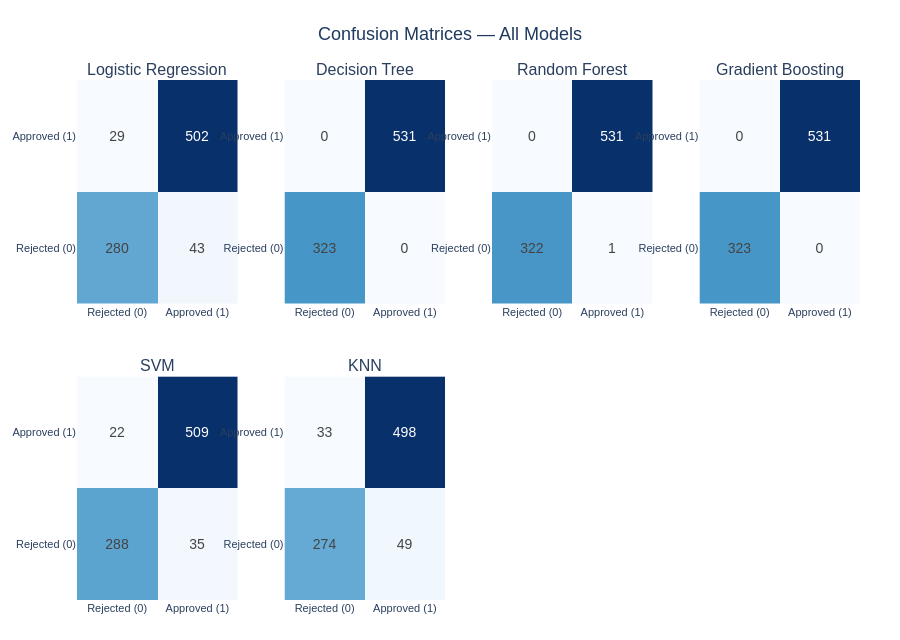

Write notebook code for a chart like this one.
### Markdown cell above
### Confusion Matrices

- **Top-left (TN):** Correctly predicted Rejected  
- **Top-right (FP):** Wrongly approved (should have been rejected)  
- **Bottom-left (FN):** Wrongly rejected (should have been approved)  
- **Bottom-right (TP):** Correctly predicted Approved

### Code cell
model_names = list(results.keys())
ncols       = min(4, len(model_names))
nrows       = -(-len(model_names) // ncols)
labels      = ["Rejected (0)", "Approved (1)"]

fig = make_subplots(
    rows              = nrows,
    cols              = ncols,
    subplot_titles    = model_names,
    vertical_spacing  = 0.14,
    horizontal_spacing= 0.06,
)

for i, name in enumerate(model_names):
    _, _, y_pred, _ = results[name]
    cm  = confusion_matrix(y_test, y_pred)
    row = i // ncols + 1
    col = i %  ncols + 1

    fig.add_trace(
        go.Heatmap(
            z            = cm,
            x            = labels,
            y            = labels,
            colorscale   = "Blues",
            showscale    = False,
            text         = cm,
            texttemplate = "%{text}",
            textfont     = dict(size=14),
        ),
        row=row, col=col,
    )

fig.update_layout(
    title    = dict(text="Confusion Matrices — All Models",
                    font=dict(size=18, color="#1E3A5F"), x=0.5, xanchor="center"),
    template = "plotly_white",
    height   = 320 * nrows,
    font     = dict(family="Arial, sans-serif", size=11),
    margin   = dict(t=80, b=40, l=60, r=40),
)
fig.update_xaxes(showgrid=False)
fig.update_yaxes(showgrid=False)
fig.show()

### Figure 1 — Plotly figure (JSON) as saved in the notebook; plotly's stock layout.template omitted (floating-point values rounded to 4 significant figures)
{"data": [{"colorscale": [[0, "rgb(247,251,255)"], [0.125, "rgb(222,235,247)"], [0.25, "rgb(198,219,239)"], [0.375, "rgb(158,202,225)"], [0.5, "rgb(107,174,214)"], [0.625, "rgb(66,146,198)"], [0.75, "rgb(33,113,181)"], [0.875, "rgb(8,81,156)"], [1, "rgb(8,48,107)"]], "showscale": false, "text": [[280, 43], [29, 502]], "textfont": {"size": 14}, "texttemplate": "%{text}", "type": "heatmap", "x": ["Rejected (0)", "Approved (1)"], "xaxis": "x", "y": ["Rejected (0)", "Approved (1)"], "yaxis": "y", "z": [[280, 43], [29, 502]]}, {"colorscale": [[0, "rgb(247,251,255)"], [0.125, "rgb(222,235,247)"], [0.25, "rgb(198,219,239)"], [0.375, "rgb(158,202,225)"], [0.5, "rgb(107,174,214)"], [0.625, "rgb(66,146,198)"], [0.75, "rgb(33,113,181)"], [0.875, "rgb(8,81,156)"], [1, "rgb(8,48,107)"]], "showscale": false, "text": [[323, 0], [0, 531]], "textfont": {"size": 14}, "texttemplate": "%{text}", "type": "heatmap", "x": ["Rejected (0)", "Approved (1)"], "xaxis": "x2", "y": ["Rejected (0)", "Approved (1)"], "yaxis": "y2", "z": [[323, 0], [0, 531]]}, {"colorscale": [[0, "rgb(247,251,255)"], [0.125, "rgb(222,235,247)"], [0.25, "rgb(198,219,239)"], [0.375, "rgb(158,202,225)"], [0.5, "rgb(107,174,214)"], [0.625, "rgb(66,146,198)"], [0.75, "rgb(33,113,181)"], [0.875, "rgb(8,81,156)"], [1, "rgb(8,48,107)"]], "showscale": false, "text": [[322, 1], [0, 531]], "textfont": {"size": 14}, "texttemplate": "%{text}", "type": "heatmap", "x": ["Rejected (0)", "Approved (1)"], "xaxis": "x3", "y": ["Rejected (0)", "Approved (1)"], "yaxis": "y3", "z": [[322, 1], [0, 531]]}, {"colorscale": [[0, "rgb(247,251,255)"], [0.125, "rgb(222,235,247)"], [0.25, "rgb(198,219,239)"], [0.375, "rgb(158,202,225)"], [0.5, "rgb(107,174,214)"], [0.625, "rgb(66,146,198)"], [0.75, "rgb(33,113,181)"], [0.875, "rgb(8,81,156)"], [1, "rgb(8,48,107)"]], "showscale": false, "text": [[323, 0], [0, 531]], "textfont": {"size": 14}, "texttemplate": "%{text}", "type": "heatmap", "x": ["Rejected (0)", "Approved (1)"], "xaxis": "x4", "y": ["Rejected (0)", "Approved (1)"], "yaxis": "y4", "z": [[323, 0], [0, 531]]}, {"colorscale": [[0, "rgb(247,251,255)"], [0.125, "rgb(222,235,247)"], [0.25, "rgb(198,219,239)"], [0.375, "rgb(158,202,225)"], [0.5, "rgb(107,174,214)"], [0.625, "rgb(66,146,198)"], [0.75, "rgb(33,113,181)"], [0.875, "rgb(8,81,156)"], [1, "rgb(8,48,107)"]], "showscale": false, "text": [[288, 35], [22, 509]], "textfont": {"size": 14}, "texttemplate": "%{text}", "type": "heatmap", "x": ["Rejected (0)", "Approved (1)"], "xaxis": "x5", "y": ["Rejected (0)", "Approved (1)"], "yaxis": "y5", "z": [[288, 35], [22, 509]]}, {"colorscale": [[0, "rgb(247,251,255)"], [0.125, "rgb(222,235,247)"], [0.25, "rgb(198,219,239)"], [0.375, "rgb(158,202,225)"], [0.5, "rgb(107,174,214)"], [0.625, "rgb(66,146,198)"], [0.75, "rgb(33,113,181)"], [0.875, "rgb(8,81,156)"], [1, "rgb(8,48,107)"]], "showscale": false, "text": [[274, 49], [33, 498]], "textfont": {"size": 14}, "texttemplate": "%{text}", "type": "heatmap", "x": ["Rejected (0)", "Approved (1)"], "xaxis": "x6", "y": ["Rejected (0)", "Approved (1)"], "yaxis": "y6", "z": [[274, 49], [33, 498]]}], "layout": {"annotations": [{"font": {"size": 16}, "showarrow": false, "text": "Logistic Regression", "x": 0.1025, "xanchor": "center", "xref": "paper", "y": 1, "yanchor": "bottom", "yref": "paper"}, {"font": {"size": 16}, "showarrow": false, "text": "Decision Tree", "x": 0.3675, "xanchor": "center", "xref": "paper", "y": 1, "yanchor": "bottom", "yref": "paper"}, {"font": {"size": 16}, "showarrow": false, "text": "Random Forest", "x": 0.6325, "xanchor": "center", "xref": "paper", "y": 1, "yanchor": "bottom", "yref": "paper"}, {"font": {"size": 16}, "showarrow": false, "text": "Gradient Boosting", "x": 0.8975, "xanchor": "center", "xref": "paper", "y": 1, "yanchor": "bottom", "yref": "paper"}, {"font": {"size": 16}, "showarrow": false, "text": "SVM", "x": 0.1025, "xanchor": "center", "xref": "paper", "y": 0.43, "yanchor": "bottom", "yref": "paper"}, {"font": {"size": 16}, "showarrow": false, "text": "KNN", "x": 0.3675, "xanchor": "center", "xref": "paper", "y": 0.43, "yanchor": "bottom", "yref": "paper"}], "font": {"family": "Arial, sans-serif", "size": 11}, "height": 640, "margin": {"b": 40, "l": 60, "r": 40, "t": 80}, "title": {"font": {"color": "#1E3A5F", "size": 18}, "text": "Confusion Matrices — All Models", "x": 0.5, "xanchor": "center"}, "xaxis": {"anchor": "y", "domain": [0, 0.205], "showgrid": false}, "xaxis2": {"anchor": "y2", "domain": [0.265, 0.47], "showgrid": false}, "xaxis3": {"anchor": "y3", "domain": [0.53, 0.735], "showgrid": false}, "xaxis4": {"anchor": "y4", "domain": [0.795, 1], "showgrid": false}, "xaxis5": {"anchor": "y5", "domain": [0, 0.205], "showgrid": false}, "xaxis6": {"anchor": "y6", "domain": [0.265, 0.47], "showgrid": false}, "xaxis7": {"anchor": "y7", "domain": [0.53, 0.735], "showgrid": false}, "xaxis8": {"anchor": "y8", "domain": [0.795, 1], "showgrid": false}, "yaxis": {"anchor": "x", "domain": [0.57, 1], "showgrid": false}, "yaxis2": {"anchor": "x2", "domain": [0.57, 1], "showgrid": false}, "yaxis3": {"anchor": "x3", "domain": [0.57, 1], "showgrid": false}, "yaxis4": {"anchor": "x4", "domain": [0.57, 1], "showgrid": false}, "yaxis5": {"anchor": "x5", "domain": [0, 0.43], "showgrid": false}, "yaxis6": {"anchor": "x6", "domain": [0, 0.43], "showgrid": false}, "yaxis7": {"anchor": "x7", "domain": [0, 0.43], "showgrid": false}, "yaxis8": {"anchor": "x8", "domain": [0, 0.43], "showgrid": false}}}
